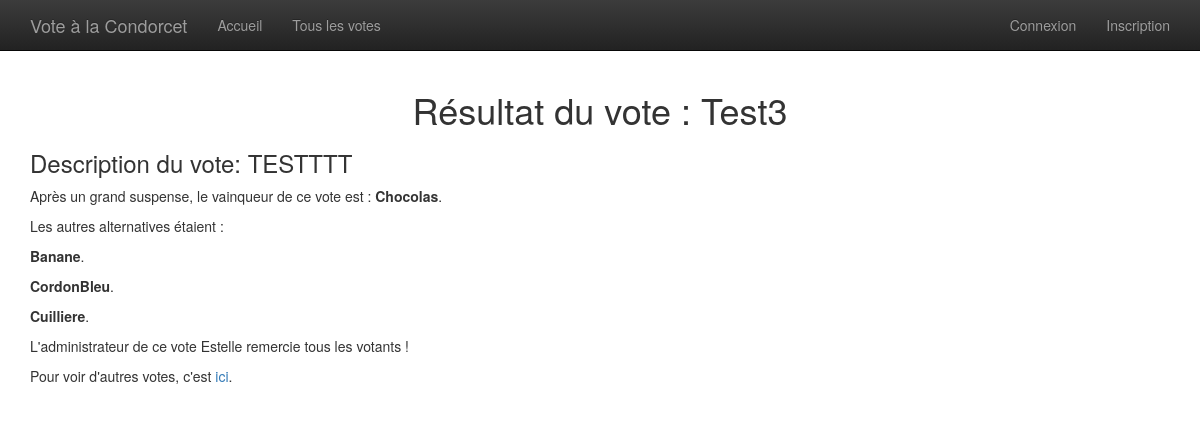
Page /index.php?action=resultat&idVote=5 on the earlier database version.
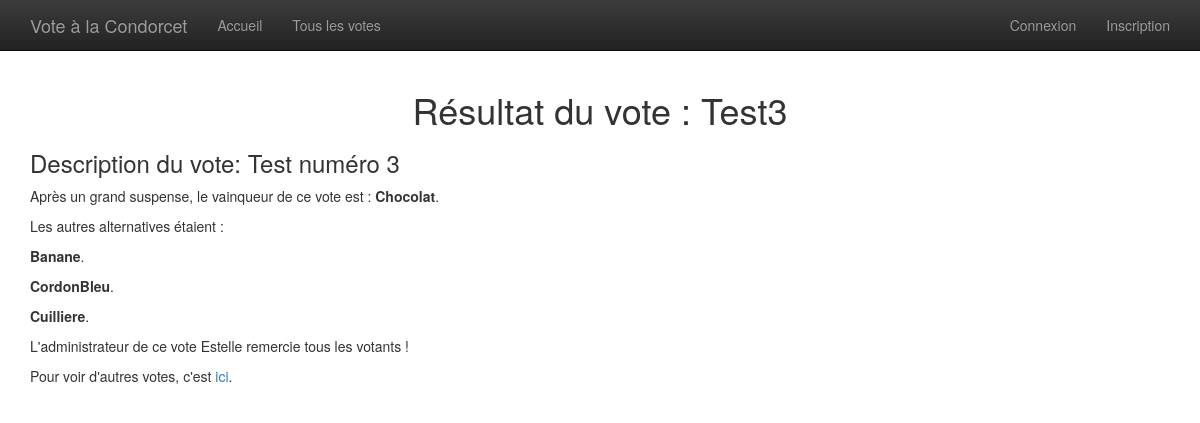
Same page on the later database version.
### tables this page shows
CREATE TABLE `Votes` (
  `id` int(11) NOT NULL,
  `titre` varchar(20) NOT NULL,
  `description` varchar(400) NOT NULL,
  `type` varchar(10) NOT NULL,
  `nbAlternatives` int(11) NOT NULL,
  `dateDebut` date NOT NULL,
  `dateFin` date NOT NULL,
  `statut` varchar(10) NOT NULL,
  `idAdmin` int(11) NOT NULL
);

CREATE TABLE `Resultats` (
  `idVote` int(11) NOT NULL,
  `idAlternative` int(11) NOT NULL
);

CREATE TABLE `Alternatives` (
  `id` int(11) NOT NULL,
  `idVote` int(11) NOT NULL,
  `nom` varchar(20) NOT NULL
);

CREATE TABLE `Inscrits` (
  `id` int(11) NOT NULL,
  `pseudo` varchar(15) NOT NULL,
  `email` varchar(30) NOT NULL,
  `motDePasse` varchar(500) NOT NULL
);

### model/Vote.php (called while the page is built, shortened)
<?php
require_once('./model/Model.php');
class Vote extends Model {
  public $id;
  public $idAdmin;
  public function __construct($id = null, $titre = null, $description = null, $type = null, $nbAlternatives = null, $dateDebut = null, $dateFin = null,$statut = null, $idAdmin = null){
    $this->id = $id;
    $this->idAdmin = $idAdmin;
  }
  public function existeVote() {
    $sql = "SELECT titre, description, type, nbAlternatives, dateDebut, dateFin, statut, idAdmin
            FROM Votes WHERE id = $this->id";
    $req = $this->executerRequete($sql);
    if($req->rowCount() == 1) {
      $donnees = $req->fetch();
      $this->titre = $donnees['titre'];
      $this->description = $donnees['description'];
      $this->statut = $donnees['statut'];
      $this->idAdmin = $donnees['idAdmin'];
      return true;
    }
    else return false;
  }
  public function getAdmin() {
    $sql = 'SELECT pseudo FROM Inscrits WHERE id=:idAdmin';
    $parametre = array('idAdmin' => $this->idAdmin);
    return $this->executerRequete($sql, $parametre)->fetch()['pseudo'];
  }
}

### model/Model.php (called while the page is built, shortened)
<?php
abstract class Model
{
  public function executerRequete($sql, $parametres = null) {
    if ($parametres == null) {
      $req = $this->dbConnect()->query($sql);
    }
    else {
      $req = $this->dbConnect()->prepare($sql);
      $req->execute($parametres);
    }
    return $req;
  }
  private function dbConnect(){
    try {
      $bdd = new PDO('mysql:host=localhost;dbname=Condorcet;charset=utf8', 'root', 'root', array(PDO::ATTR_ERRMODE => PDO::ERRMODE_EXCEPTION));
    }
    catch (Exception $e) {
      die('Erreur : ' . $e->getMessage());
    }
    return $bdd;
  }
}

### model/Resultat.php (called while the page is built, shortened)
<?php
require_once('./model/Model.php');
class Resultat extends Model {
  public $idVote;
  public function __construct($idVote = null, $nomAlternative = null) {
    $this->idVote = $idVote;
  }
  public function existeVainqueur() {
    $sql = 'SELECT idAlternative FROM Resultats WHERE idVote = :idVote';
    $parametre = array('idVote' => $this->idVote);
    $req = $this->executerRequete($sql, $parametre);
    if($req->rowCount() == 1) {
      $this->idAlternative = $req->fetch()['idAlternative'];
      return true;
    }
    else return false;
  }
}

### model/Alternative.php (called while the page is built, shortened)
<?php
require_once('./model/Model.php');
class Alternative extends Model {
  public function __construct($id = null, $idVote = null, $nom = null) {
    $this->nom = $nom;
  }
  public static function recupererAlternatives(Vote $vote) {
    $sql = 'SELECT id, idVote, nom FROM Alternatives WHERE idVote = :idVote';
    $parametre = array('idVote' => $vote->id);
    $req = $vote->executerRequete($sql, $parametre);
    while($donnees = $req->fetch()) {
      $tableau[] = new Alternative($donnees['id'], $donnees['idVote'], $donnees['nom']);
    }
    return $tableau;
  }
  public static function recupererNom($idVote, $idAlternative) {
    $alternative = new Alternative(null, null);
    $sql = 'SELECT nom FROM Alternatives WHERE idVote=:idVote AND id = :idAlternative';
    $parametres = array('idVote' => $idVote, 'idAlternative' => $idAlternative);
    $req = $alternative->executerRequete($sql, $parametres);
    return $req->fetch()['nom'];
  }
}

### view/resultat.php (the view, shortened to what this page needs)
<div class="container">
	<h1>Résultat du vote : <?php echo htmlspecialchars($vote->titre); ?></h1>
	<h3>Description du vote: <?php echo htmlspecialchars($vote->description); ?></h3>
	<?php
		if ($vote->statut == "ferme"){ ?>
		<p>Après un grand suspense, le vainqueur de ce vote est : <strong><?php echo htmlspecialchars($nomVainqueur); ?></strong>.</p>
		<p>Les autres alternatives étaient :
		<?php foreach ($alternatives as $alternative) {
						if ($alternative->nom != $nomVainqueur){
							echo '<p><strong>'.htmlspecialchars($alternative->nom).'</strong>.</p>';
						}
				} ?>
			</p>
			<p>L'administrateur de ce vote <?php echo htmlspecialchars($vote->getAdmin()); ?> remercie tous les votants !</p>
			<p>Pour voir d'autres votes, c'est <a href="/SiteWeb/index.php?action=tousLesVotes">ici</a>.</p>
		<?php
		}
		?>
</div>
<?php require('template.php'); ?>

Differences in the rows shown:
changed votes "Test3": description "TESTTTT" → "Test numéro 3"
changed through a linked row, resultats: idAlternative.nom "Chocolas" → "Chocolat"
